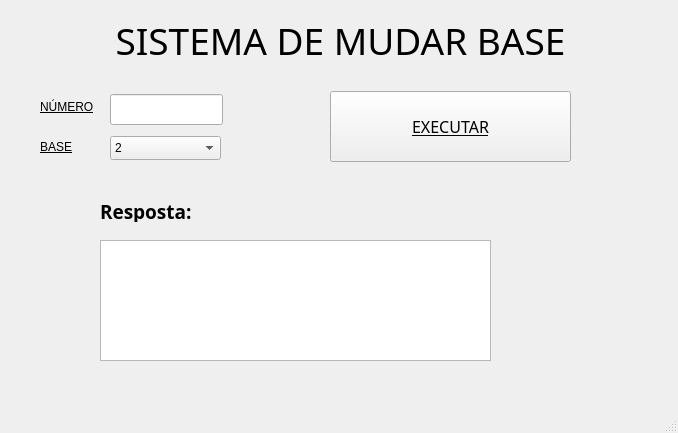
<?xml version="1.0" encoding="UTF-8"?>
<ui version="4.0">
 <class>MainWindow</class>
 <widget class="QMainWindow" name="MainWindow">
  <property name="geometry">
   <rect>
    <x>0</x>
    <y>0</y>
    <width>678</width>
    <height>433</height>
   </rect>
  </property>
  <property name="windowTitle">
   <string>MainWindow</string>
  </property>
  <widget class="QWidget" name="centralwidget">
   <widget class="QLabel" name="label_3">
    <property name="geometry">
     <rect>
      <x>100</x>
      <y>201</y>
      <width>191</width>
      <height>21</height>
     </rect>
    </property>
    <property name="font">
     <font>
      <family>Arial Black</family>
      <pointsize>14</pointsize>
      <bold>true</bold>
     </font>
    </property>
    <property name="text">
     <string>Resposta:</string>
    </property>
   </widget>
   <widget class="QLabel" name="label">
    <property name="geometry">
     <rect>
      <x>40</x>
      <y>131</y>
      <width>49</width>
      <height>31</height>
     </rect>
    </property>
    <property name="font">
     <font>
      <underline>true</underline>
     </font>
    </property>
    <property name="text">
     <string>BASE</string>
    </property>
   </widget>
   <widget class="QLabel" name="label_2">
    <property name="geometry">
     <rect>
      <x>40</x>
      <y>91</y>
      <width>81</width>
      <height>31</height>
     </rect>
    </property>
    <property name="font">
     <font>
      <underline>true</underline>
     </font>
    </property>
    <property name="text">
     <string>NÚMERO</string>
    </property>
   </widget>
   <widget class="QComboBox" name="comboBox">
    <property name="geometry">
     <rect>
      <x>110</x>
      <y>136</y>
      <width>111</width>
      <height>24</height>
     </rect>
    </property>
    <property name="font">
     <font>
      <bold>false</bold>
      <underline>false</underline>
     </font>
    </property>
    <item>
     <property name="text">
      <string>2</string>
     </property>
    </item>
    <item>
     <property name="text">
      <string>8</string>
     </property>
    </item>
    <item>
     <property name="text">
      <string>16</string>
     </property>
    </item>
   </widget>
   <widget class="QLineEdit" name="lineEdit_Num">
    <property name="geometry">
     <rect>
      <x>110</x>
      <y>94</y>
      <width>113</width>
      <height>31</height>
     </rect>
    </property>
   </widget>
   <widget class="QPushButton" name="pushButton_Executar">
    <property name="geometry">
     <rect>
      <x>330</x>
      <y>91</y>
      <width>241</width>
      <height>71</height>
     </rect>
    </property>
    <property name="font">
     <font>
      <family>PT Root UI Light</family>
      <pointsize>12</pointsize>
      <underline>true</underline>
     </font>
    </property>
    <property name="text">
     <string>EXECUTAR</string>
    </property>
   </widget>
   <widget class="QTextEdit" name="textEdit_Resultado">
    <property name="geometry">
     <rect>
      <x>100</x>
      <y>240</y>
      <width>391</width>
      <height>121</height>
     </rect>
    </property>
    <property name="font">
     <font>
      <family>Terminal</family>
      <pointsize>22</pointsize>
     </font>
    </property>
    <property name="cursor" stdset="0">
     <cursorShape>UpArrowCursor</cursorShape>
    </property>
    <property name="readOnly">
     <bool>true</bool>
    </property>
   </widget>
   <widget class="QLabel" name="label_4">
    <property name="geometry">
     <rect>
      <x>10</x>
      <y>10</y>
      <width>661</width>
      <height>61</height>
     </rect>
    </property>
    <property name="font">
     <font>
      <family>SimSun-ExtB</family>
      <pointsize>28</pointsize>
     </font>
    </property>
    <property name="text">
     <string>SISTEMA DE MUDAR BASE</string>
    </property>
    <property name="alignment">
     <set>Qt::AlignCenter</set>
    </property>
   </widget>
  </widget>
  <widget class="QMenuBar" name="menubar">
   <property name="geometry">
    <rect>
     <x>0</x>
     <y>0</y>
     <width>678</width>
     <height>21</height>
    </rect>
   </property>
  </widget>
  <widget class="QStatusBar" name="statusbar"/>
 </widget>
 <resources/>
 <connections/>
</ui>
